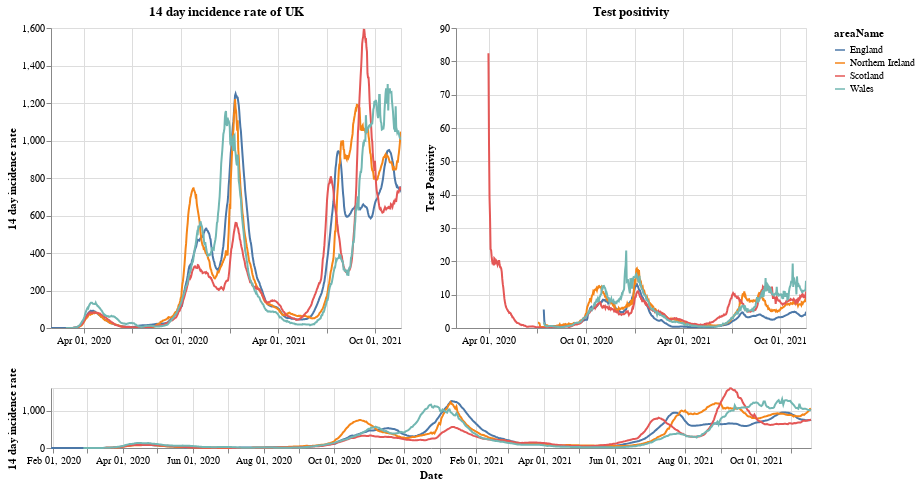

Write notebook code for a chart like this one.
### Markdown cell above
# Plots

First a plot with each country in the UK. The top right shows the positivity rate for (which is the percentage of registered tests which were positive) while the top left is the 14 day incidence rate. The bottom chart can be used to select the timeframe (does not work on a mobile device).

### Code cell
#collapse
brush = alt.selection(type='interval', name='DateBrush',encodings=['x'],fields=['Time'])
leg_selection = alt.selection_multi(fields=['areaName'], bind='legend')

base = alt.Chart(uk_cases).mark_line().encode(
    x=alt.X("yearmonthdate(date):T", axis=alt.Axis(title='Date')),
    y=alt.Y("twoWeeklyCasesRate:Q", axis=alt.Axis(title='14 day incidence rate')),
    tooltip=['areaName', 'date','twoWeeklyCasesRate', 'testPositivity'],
    color='areaName',
    opacity=alt.condition(leg_selection, alt.value(2), alt.value(0.1))
).add_selection(leg_selection).properties(width=350)

upper = base.encode(alt.X('yearmonthdate(date):T', axis=alt.Axis(title=''),
                         scale=alt.Scale(domain=brush))
                   ).properties(title=f'14 day incidence rate of UK')
upper_right = upper.encode(alt.Y('testPositivity:Q', axis=alt.Axis(title='Test Positivity'))).properties(title='Test positivity')
lower = base.properties(height=60, width = 760).add_selection(brush)

(upper | upper_right) & lower

### Figure 1 — Vega-Lite specification as saved in the notebook (floating-point values rounded to 4 significant figures; data arrays with more than 128 entries replaced by an {"elided": "..."} marker saying what was removed)
{"config": {"view": {"continuousWidth": 400, "continuousHeight": 300}}, "vconcat": [{"hconcat": [{"mark": "line", "encoding": {"color": {"type": "nominal", "field": "areaName"}, "opacity": {"condition": {"value": 2, "selection": "selector001"}, "value": 0.1}, "tooltip": [{"type": "nominal", "field": "areaName"}, {"type": "temporal", "field": "date"}, {"type": "quantitative", "field": "twoWeeklyCasesRate"}, {"type": "quantitative", "field": "testPositivity"}], "x": {"type": "temporal", "axis": {"title": ""}, "field": "date", "scale": {"domain": {"selection": "DateBrush"}}, "timeUnit": "yearmonthdate"}, "y": {"type": "quantitative", "axis": {"title": "14 day incidence rate"}, "field": "twoWeeklyCasesRate"}}, "selection": {"selector001": {"type": "multi", "fields": ["areaName"], "bind": "legend"}}, "title": "14 day incidence rate of UK", "width": 350}, {"mark": "line", "encoding": {"color": {"type": "nominal", "field": "areaName"}, "opacity": {"condition": {"value": 2, "selection": "selector001"}, "value": 0.1}, "tooltip": [{"type": "nominal", "field": "areaName"}, {"type": "temporal", "field": "date"}, {"type": "quantitative", "field": "twoWeeklyCasesRate"}, {"type": "quantitative", "field": "testPositivity"}], "x": {"type": "temporal", "axis": {"title": ""}, "field": "date", "scale": {"domain": {"selection": "DateBrush"}}, "timeUnit": "yearmonthdate"}, "y": {"type": "quantitative", "axis": {"title": "Test Positivity"}, "field": "testPositivity"}}, "selection": {"selector001": {"type": "multi", "fields": ["areaName"], "bind": "legend"}}, "title": "Test positivity", "width": 350}]}, {"mark": "line", "encoding": {"color": {"type": "nominal", "field": "areaName"}, "opacity": {"condition": {"value": 2, "selection": "selector001"}, "value": 0.1}, "tooltip": [{"type": "nominal", "field": "areaName"}, {"type": "temporal", "field": "date"}, {"type": "quantitative", "field": "twoWeeklyCasesRate"}, {"type": "quantitative", "field": "testPositivity"}], "x": {"type": "temporal", "axis": {"title": "Date"}, "field": "date", "timeUnit": "yearmonthdate"}, "y": {"type": "quantitative", "axis": {"title": "14 day incidence rate"}, "field": "twoWeeklyCasesRate"}}, "height": 60, "selection": {"selector001": {"type": "multi", "fields": ["areaName"], "bind": "legend"}, "DateBrush": {"type": "interval", "encodings": ["x"], "fields": ["Time"]}}, "width": 760}], "data": {"name": "data-88473cef40f24b649fa0a18a1cbb40d3"}, "$schema": "https://vega.github.io/schema/vega-lite/v4.8.1.json", "datasets": {"data-88473cef40f24b649fa0a18a1cbb40d3": {"elided": "2544 records"}}}
